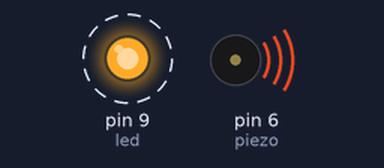
This sketch was run on a simulated Arduino Uno, built with avr-gcc and run on an emulated ATmega328P. Shown: output pins drawn as LEDs (lit = HIGH), buzzer (waves = sounding). Dashed ring = blinking.

Above: at 0.2 s.
Timing chart, 0 to 3.0 s (numbered marks = the images above):
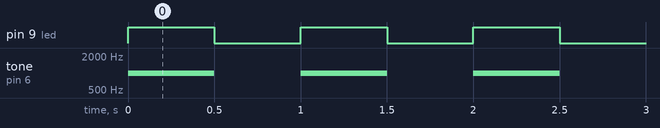

The sketch:

example.ino
```cpp
int led;
int piezo;
void setup()
{
  led=9; // the pin that the LED is attached to
  piezo=6; // the pin that the piezo is attached to

  pinMode(led, OUTPUT); // Initialize the digital pin as an output.
  pinMode(piezo, OUTPUT); // Initialize the digital pin as an output.
}

void loop()
{
  digitalWrite(led, HIGH); // Turn the LED on (HIGH is a value of 1)
  tone(piezo, 1000); // Send 1KHz sound signal...(pin number, frequency in hertz, duration in milliseconds)

  delay(500); // Wait for 500 millisecond(s)


  digitalWrite(led, LOW); // Turn the LED off (LOW is a value of 0)
  noTone(piezo); // Stop sound... (pin number)

  delay(500); // Wait for 500 millisecond(s)
}
```

Measured:
- by itself, pin 9 (led): alternates HIGH for 0.50 s and LOW for 0.50 s
- by itself, tone on pin 6 (piezo): alternates 1000 Hz for 0.50 s and silent for 0.50 s
